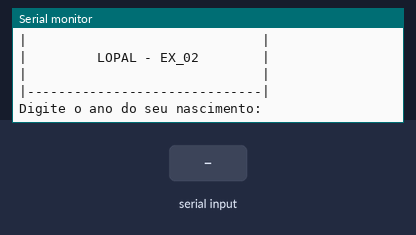
Recording of a sketch running on a simulated Arduino Uno, built with avr-gcc and run on an emulated ATmega328P. Shown: the last lines printed to the serial monitor. The inputs (shaded band) are chosen by the test bench.

Above: at 1.2 s.
1.3 s: "90,45\n" received over Serial
At 2.72 s:
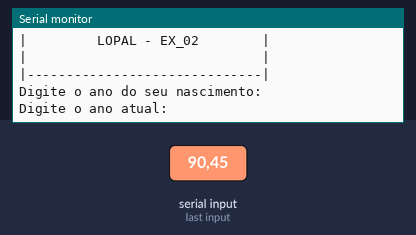
2.8 s: "30,150\n" received over Serial
At 5.7 s:
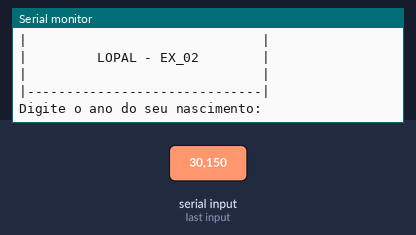

Measured:
- after the input at 1.3 s, the serial monitor: prints a new line at once (image 1)
- after the input at 2.8 s, the serial monitor: prints a new line at once (image 2)

The sketch:

lopal_ex021.ino
```cpp
//Faça um programa que receba o ano de nascimento de uma pessoa e
//o ano atual. Calcule e imprima:
//a. A idade dessa pessoa
//b. Essa idade convertida em semanas

// Variáveis
int anoNascimento = 0;
int anoAtual = 0;
int idade = 0;
long idadeSemana = 0;

void setup() {
  Serial.begin(9600);
}

void loop()
{

  //Cabeçalho -
  Serial.println("|------------------------------|");
  Serial.println("|                              |");
  Serial.println("|         LOPAL - EX_02        |");
  Serial.println("|                              |");
  Serial.println("|------------------------------|");

  Serial.println();//pula uma linha
  Serial.println();//pula uma linha


  //entrada
  Serial.println("Digite o ano do seu nascimento:");
  while (!Serial.available());
  anoNascimento = Serial.parseInt();

  Serial.println("Digite o ano atual:");
  while (!Serial.available());
  anoAtual = Serial.parseInt();

  //processo
  idade = anoAtual - anoNascimento;
  idadeSemana = idade * 52.1429;

  //saída
  Serial.println("Sua idade: " + String(idade) + " anos");
  Serial.println("Sua idade em semanas: " + String(idadeSemana) + " semanas");
}
```
